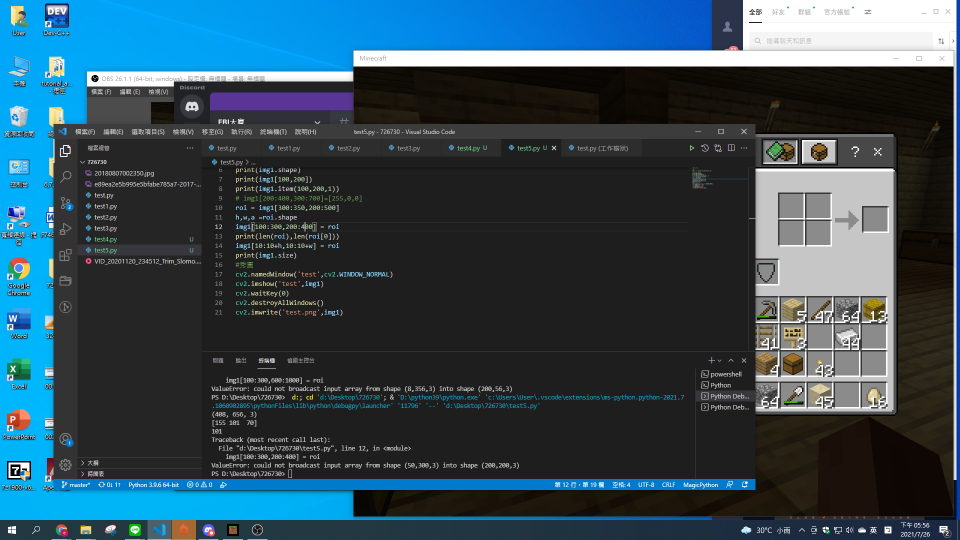
#> input picture 0000.png, 1920 x 1080 px (shown at 1/2 size)
$ python test5.py
#> lines starting #> are read from the running program, lines starting #| are printed output that depends on the picture
import cv2

#開圖
img1 = cv2.imread('0000.png')
#> img1 is the input picture: shape (1080, 1920, 3); mean B, G, R 87, 74.4, 51.1

print(img1.shape)
#| (1080, 1920, 3)
print(img1[100,200])
#| [248 167   0]
print(img1.item(100,200,1))
#| 167
# img1[200:400,300:700]=[255,0,0]
roi = img1[400:600,300:700]
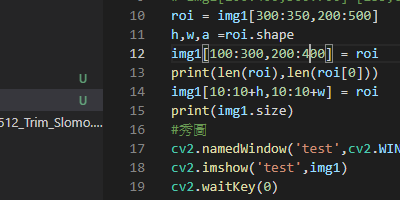
#> roi: shape (200, 400, 3); mean B, G, R 43.6, 44.4, 42.4
h,w,a =roi.shape
#> h = 200; w = 400; a = 3
img1[100:300,600:1000] = roi
print(len(roi),len(roi[0]))
#| 200 400
img1[10:10+h,10:10+w] = roi
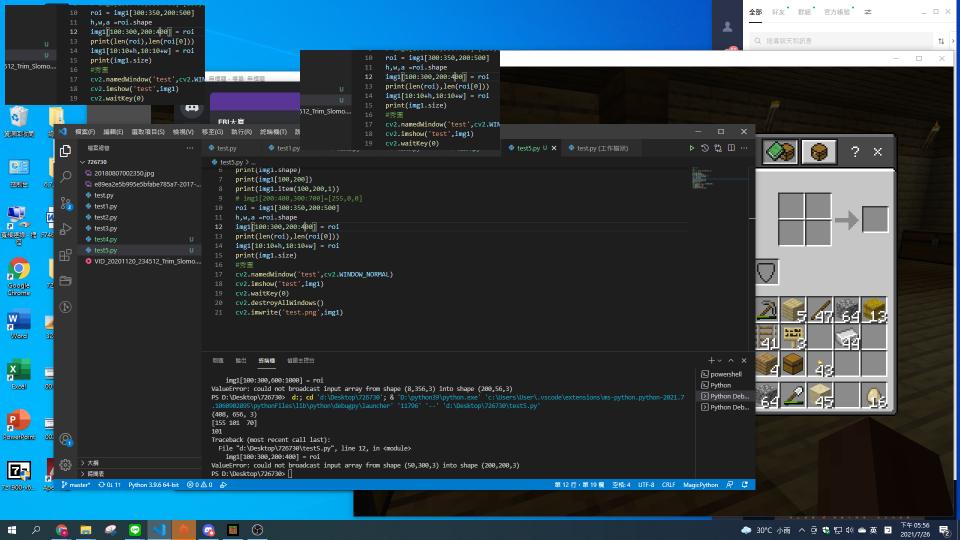
#> img1: shape (1080, 1920, 3) (shown at 1/2 size); mean B, G, R 78.9, 68.9, 50.3
print(img1.size)
#| 6220800
#秀圖
cv2.namedWindow('test',cv2.WINDOW_NORMAL)
cv2.imshow('test',img1)
cv2.waitKey(0)
cv2.destroyAllWindows()
cv2.imwrite('test.png',img1)

$ run again, with 003.png copied over 0000.png
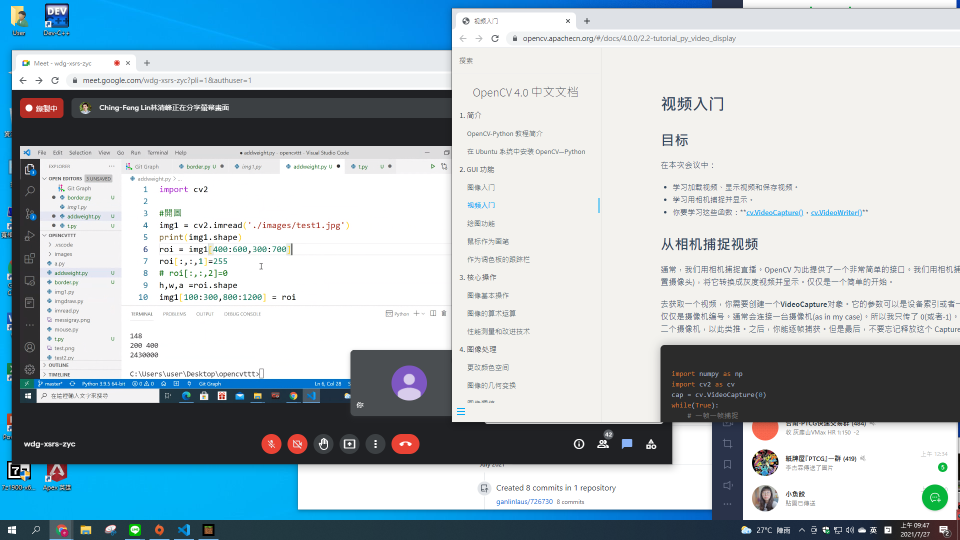
#> input picture 003.png, 1920 x 1080 px (shown at 1/2 size)
#> img1 is the input picture: shape (1080, 1920, 3); mean B, G, R 193.4, 185.5, 169.7
#| (1080, 1920, 3)
#| [161 159 158]
#| 159
#> `roi = img1[400:600,300:700]`:
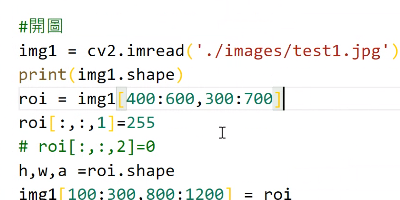
#> roi: shape (200, 400, 3); mean B, G, R 242, 243.8, 242.7
#| 200 400
#> `img1[10:10+h,10:10+w] = roi`:
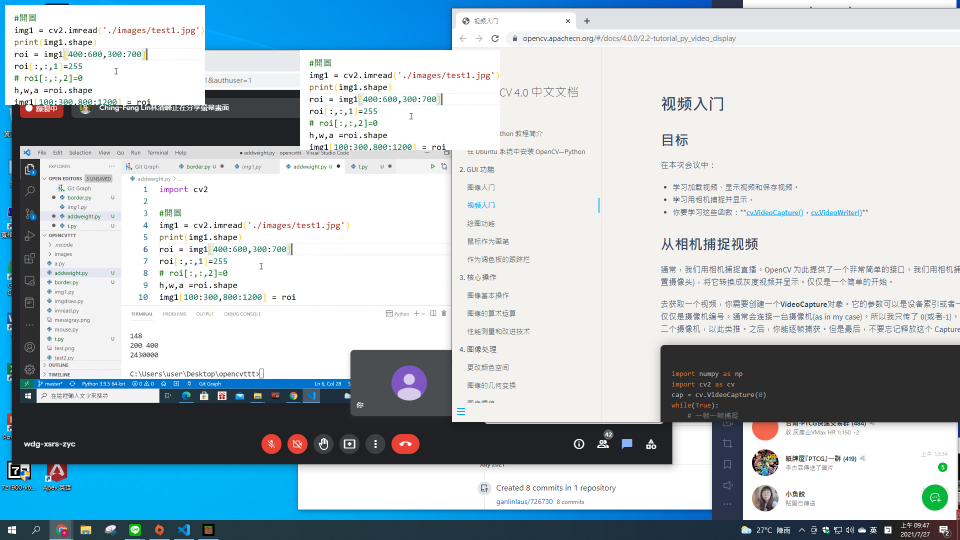
#> img1: shape (1080, 1920, 3) (shown at 1/2 size); mean B, G, R 198, 191.7, 178.5
#| 6220800

$ run again, with 004.png copied over 0000.png
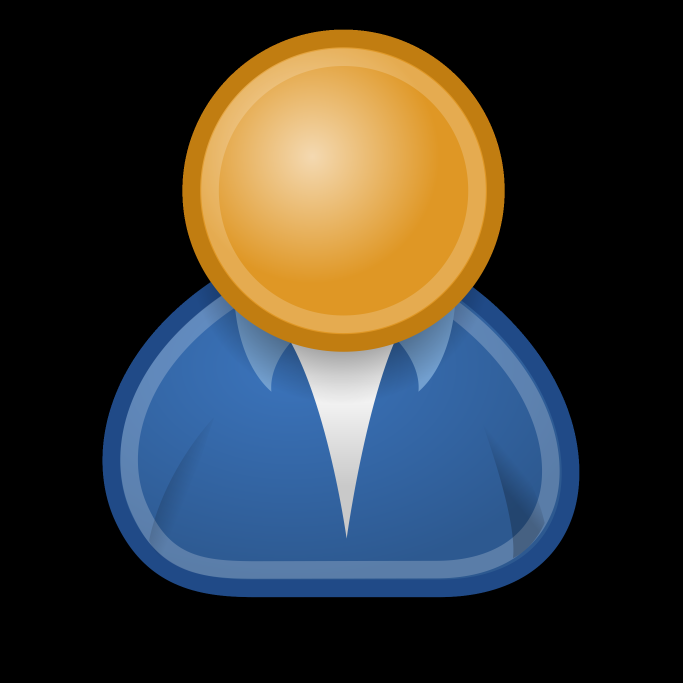
#> input picture 004.png, 2048 x 2048 px (shown at 1/3 size)
#> img1 is the input picture: shape (2048, 2048, 3); mean B, G, R 52.5, 55.4, 55.2
#| (2048, 2048, 3)
#| [0 0 0]
#| 0
#> `roi = img1[400:600,300:700]`:
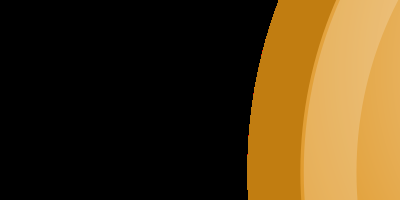
#> roi: shape (200, 400, 3); mean B, G, R 23, 56.7, 78
#| 200 400
#| 12582912
